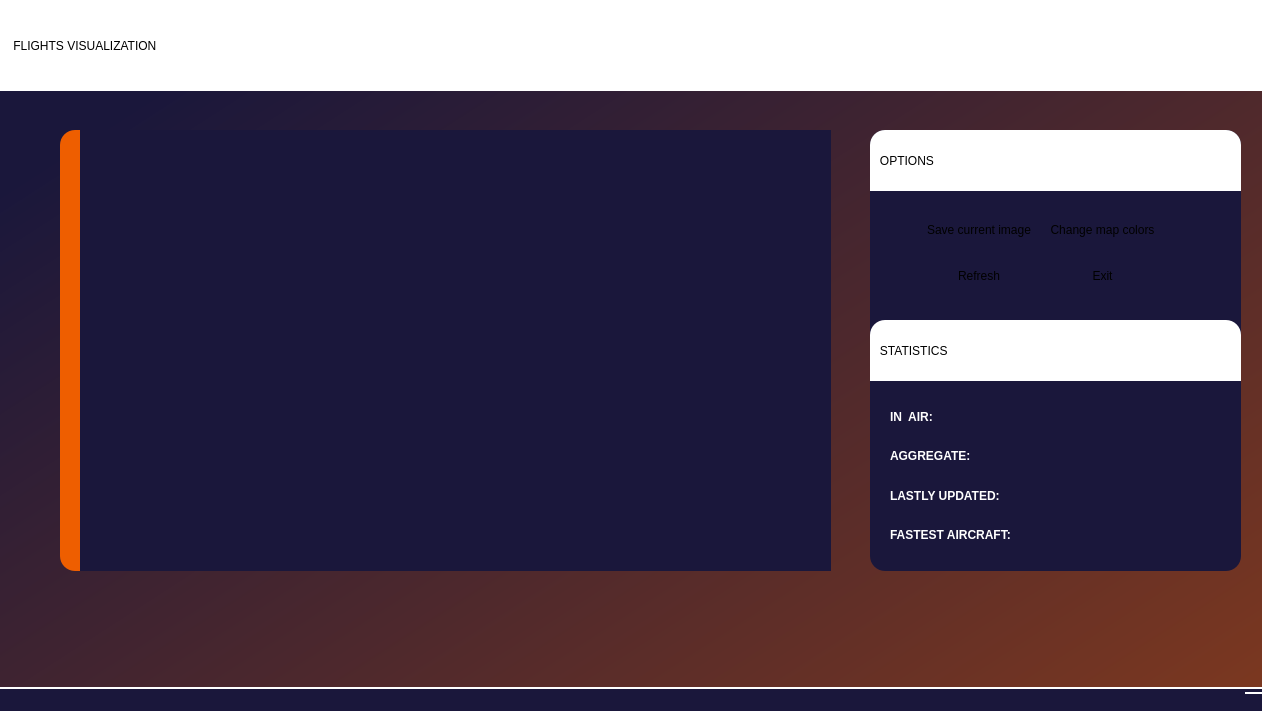
<?xml version="1.0" encoding="UTF-8"?>
<ui version="4.0">
 <class>MainWindow</class>
 <widget class="QMainWindow" name="MainWindow">
  <property name="geometry">
   <rect>
    <x>0</x>
    <y>0</y>
    <width>1262</width>
    <height>711</height>
   </rect>
  </property>
  <property name="windowTitle">
   <string>Flight Visualization</string>
  </property>
  <property name="styleSheet">
   <string notr="true">background-color: rgb(238, 94, 0);
background-color: qlineargradient(spread:pad, x2:2.0508475, y1:0.28, x3:1, y2:1.994, stop:0 rgba(26, 23, 59, 255), stop:1 rgba(238, 94, 0, 255));
</string>
  </property>
  <widget class="QWidget" name="centralwidget">
   <widget class="QLabel" name="label">
    <property name="geometry">
     <rect>
      <x>0</x>
      <y>0</y>
      <width>1271</width>
      <height>91</height>
     </rect>
    </property>
    <property name="styleSheet">
     <string notr="true">background-color: rgb(255, 255, 255);
font: 24pt &quot;Montserrat&quot;;
text-shadow: 10px 10px #1A173B;</string>
    </property>
    <property name="text">
     <string>    FLIGHTS VISUALIZATION</string>
    </property>
   </widget>
   <widget class="QFrame" name="frame">
    <property name="geometry">
     <rect>
      <x>870</x>
      <y>130</y>
      <width>371</width>
      <height>441</height>
     </rect>
    </property>
    <property name="styleSheet">
     <string notr="true">background-color: rgb(26, 23, 59);
border-radius: 15px;</string>
    </property>
    <property name="frameShape">
     <enum>QFrame::StyledPanel</enum>
    </property>
    <property name="frameShadow">
     <enum>QFrame::Raised</enum>
    </property>
    <widget class="QLabel" name="options">
     <property name="geometry">
      <rect>
       <x>0</x>
       <y>0</y>
       <width>371</width>
       <height>61</height>
      </rect>
     </property>
     <property name="styleSheet">
      <string notr="true">background-color: rgb(255, 255, 255);
font: 16pt &quot;Open Sans&quot;;

border-bottom-left-radius: 0px;
border-bottom-right-radius: 0px;

</string>
     </property>
     <property name="text">
      <string>   OPTIONS</string>
     </property>
    </widget>
    <widget class="QLabel" name="stats">
     <property name="geometry">
      <rect>
       <x>0</x>
       <y>190</y>
       <width>371</width>
       <height>61</height>
      </rect>
     </property>
     <property name="styleSheet">
      <string notr="true">background-color: rgb(255, 255, 255);
font: 16pt &quot;Open Sans&quot;;

border-bottom-left-radius: 0px;
border-bottom-right-radius: 0px;

</string>
     </property>
     <property name="text">
      <string>   STATISTICS</string>
     </property>
    </widget>
    <widget class="QWidget" name="gridLayoutWidget">
     <property name="geometry">
      <rect>
       <x>50</x>
       <y>80</y>
       <width>241</width>
       <height>88</height>
      </rect>
     </property>
     <layout class="QGridLayout" name="gridLayout">
      <item row="1" column="0">
       <widget class="QPushButton" name="refresh_btn">
        <property name="minimumSize">
         <size>
          <width>0</width>
          <height>40</height>
         </size>
        </property>
        <property name="styleSheet">
         <string notr="true">border-radius: 20px;
background-color: #EE5E00;
border: solid 2px ;
border-color: #fff;

color: #fff;
font-weight: 400;

padding: 10px;

QPushButton#refresh_btn:hover { 
	change-cursor: cursor('PointingHand'); 
}</string>
        </property>
        <property name="text">
         <string>Refresh</string>
        </property>
       </widget>
      </item>
      <item row="0" column="0">
       <widget class="QPushButton" name="save_btn">
        <property name="minimumSize">
         <size>
          <width>0</width>
          <height>40</height>
         </size>
        </property>
        <property name="styleSheet">
         <string notr="true">border-radius: 20px;
background-color: #EE5E00;
border: solid 2px ;
border-color: #fff;

color: #fff;
font-weight: 400;

padding: 10px;

QPushButton#save_btn:hover { 
	change-cursor: cursor('PointingHand'); 
}
</string>
        </property>
        <property name="text">
         <string>Save current image</string>
        </property>
       </widget>
      </item>
      <item row="0" column="1">
       <widget class="QPushButton" name="change_c_btn">
        <property name="minimumSize">
         <size>
          <width>0</width>
          <height>40</height>
         </size>
        </property>
        <property name="styleSheet">
         <string notr="true">border-radius: 20px;
background-color: #EE5E00;
border: solid 2px ;
border-color: #fff;

color: #fff;
font-weight: 400;

padding: 10px;

QPushButton#change_c_btn:hover { 
	change-cursor: cursor('PointingHand'); 
}</string>
        </property>
        <property name="text">
         <string>Change map colors</string>
        </property>
       </widget>
      </item>
      <item row="1" column="1">
       <widget class="QPushButton" name="exit_btn">
        <property name="minimumSize">
         <size>
          <width>0</width>
          <height>40</height>
         </size>
        </property>
        <property name="styleSheet">
         <string notr="true">border-radius: 20px;
background-color: #EE5E00;
border: solid 2px ;
border-color: #fff;

color: #fff;
font-weight: 400;

padding: 10px;

QPushButton#exit_btn:hover { 
	change-cursor: cursor('PointingHand'); 
}</string>
        </property>
        <property name="text">
         <string>Exit</string>
        </property>
       </widget>
      </item>
     </layout>
    </widget>
    <widget class="QWidget" name="gridLayoutWidget_2">
     <property name="geometry">
      <rect>
       <x>20</x>
       <y>270</y>
       <width>331</width>
       <height>151</height>
      </rect>
     </property>
     <layout class="QGridLayout" name="gridLayout_2">
      <item row="1" column="0">
       <widget class="QLabel" name="label_2">
        <property name="styleSheet">
         <string notr="true">color: #fff;
font: 11pt &quot;Open Sans&quot;;
font-weight: bold;
</string>
        </property>
        <property name="text">
         <string>AGGREGATE:</string>
        </property>
       </widget>
      </item>
      <item row="2" column="0">
       <widget class="QLabel" name="label_4">
        <property name="styleSheet">
         <string notr="true">color: #fff;
font: 11pt &quot;Open Sans&quot;;
font-weight: bold;
</string>
        </property>
        <property name="text">
         <string>LASTLY UPDATED:</string>
        </property>
       </widget>
      </item>
      <item row="2" column="1">
       <widget class="QLabel" name="label_7">
        <property name="styleSheet">
         <string notr="true">color: #EE5E00;
font: 11pt &quot;Open Sans&quot;;</string>
        </property>
        <property name="text">
         <string/>
        </property>
       </widget>
      </item>
      <item row="0" column="1">
       <widget class="QLabel" name="label_5">
        <property name="maximumSize">
         <size>
          <width>100</width>
          <height>16777215</height>
         </size>
        </property>
        <property name="styleSheet">
         <string notr="true">color: #EE5E00;
font: 11pt &quot;Open Sans&quot;;</string>
        </property>
        <property name="text">
         <string/>
        </property>
       </widget>
      </item>
      <item row="1" column="1">
       <widget class="QLabel" name="label_6">
        <property name="styleSheet">
         <string notr="true">color: #EE5E00;
font: 11pt &quot;Open Sans&quot;;</string>
        </property>
        <property name="text">
         <string/>
        </property>
       </widget>
      </item>
      <item row="0" column="0">
       <widget class="QLabel" name="label_3">
        <property name="styleSheet">
         <string notr="true">color: #fff;
font: 11pt &quot;Open Sans&quot;;
font-weight: bold;</string>
        </property>
        <property name="text">
         <string>IN  AIR:</string>
        </property>
       </widget>
      </item>
      <item row="3" column="0">
       <widget class="QLabel" name="label_8">
        <property name="styleSheet">
         <string notr="true">color: #fff;
font: 11pt &quot;Open Sans&quot;;
font-weight: bold;
</string>
        </property>
        <property name="text">
         <string>FASTEST AIRCRAFT:</string>
        </property>
       </widget>
      </item>
      <item row="3" column="1">
       <widget class="QLabel" name="label_9">
        <property name="styleSheet">
         <string notr="true">color: #EE5E00;
font: 11pt &quot;Open Sans&quot;;</string>
        </property>
        <property name="text">
         <string/>
        </property>
       </widget>
      </item>
     </layout>
    </widget>
   </widget>
   <widget class="QFrame" name="frame_2">
    <property name="geometry">
     <rect>
      <x>60</x>
      <y>130</y>
      <width>21</width>
      <height>441</height>
     </rect>
    </property>
    <property name="styleSheet">
     <string notr="true">background-color: rgb(238, 94, 0);
border-top-left-radius: 15px;
border-bottom-left-radius: 15px;</string>
    </property>
    <property name="frameShape">
     <enum>QFrame::StyledPanel</enum>
    </property>
    <property name="frameShadow">
     <enum>QFrame::Raised</enum>
    </property>
   </widget>
   <widget class="QWidget" name="widget" native="true">
    <property name="geometry">
     <rect>
      <x>80</x>
      <y>130</y>
      <width>751</width>
      <height>441</height>
     </rect>
    </property>
    <property name="styleSheet">
     <string notr="true">background-color: rgb(26, 23, 59);</string>
    </property>
   </widget>
  </widget>
  <widget class="QStatusBar" name="statusbar">
   <property name="styleSheet">
    <string notr="true">background-color: rgb(26, 23, 59);
border-top: 2px solid #fff;</string>
   </property>
  </widget>
 </widget>
 <resources/>
 <connections/>
</ui>
